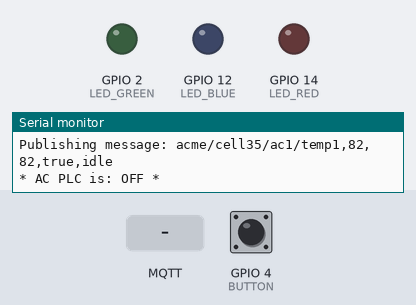
Bench run of a program on a simulated ESP32. Shown: output pins drawn as LEDs (lit = HIGH), the last lines printed to the serial monitor. The inputs (shaded band) are chosen by the test bench; at power-on: GPIO 4 (BUTTON) LOW. WiFi joins after 1.5 s; servers stay silent unless stated; the local clock reads 2024-03-15 10:24:30 at power-on unless the program sets it; random numbers use the default seed unless the program sets one; no MQTT or app messages arrive unless stated.

Above: at 2.8 s.
2.9 s: MQTT message "idle" arrives on the second subscribed topic
At 4.5 s:
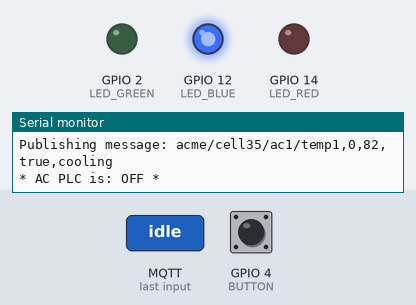
5.1 s: GPIO 4 (BUTTON) pulled HIGH for 1 s
At 6.1 s:
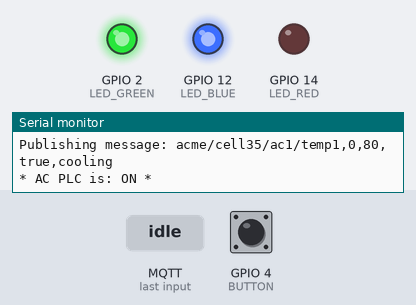
8.1 s: MQTT message "90" arrives on the second subscribed topic
At 10.5 s:
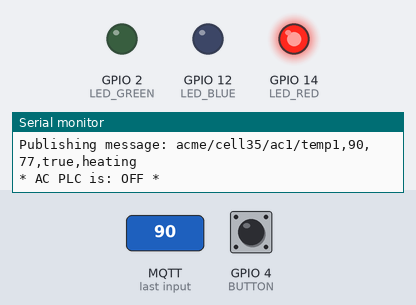
11.1 s: GPIO 4 (BUTTON) pulled HIGH for 3.2 s
At 12.1 s:
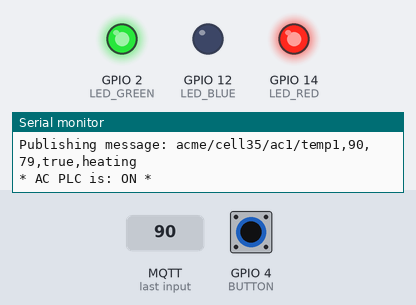
16.1 s: MQTT message "0" arrives on the second subscribed topic
At 18.1 s:
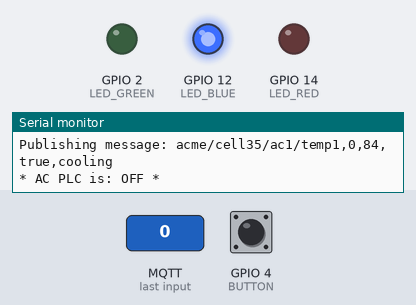
Timing chart, 0 to 19.6 s (numbered marks = the images above; inputs shaded):
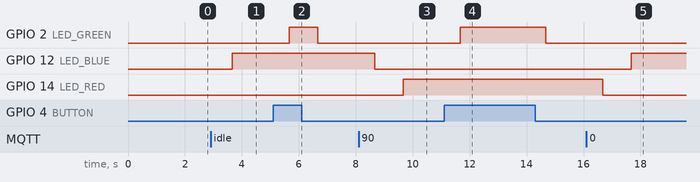

The program:

main.cpp
```cpp
#include <WiFi.h>
#include <WiFiClientSecure.h>
#include <PubSubClient.h>
#include <stdlib.h>
#include <errno.h>
#include <time.h>
#include "esp_system.h"

#define LED_GREEN 2
#define LED_RED 14
#define LED_BLUE 12
#define BUTTON 4

//-------- Red Wi-Fi ---------//
const char* WIFI_SSID = "Wokwi-GUEST";
const char* WIFI_PASSWORD = "";

//-------- Broker MQTT ---------//
const char* MQTT_SERVER = "broker.hivemq.com"; // TODO add server
const uint16_t MQTT_PORT = 8883; // TLS port
const char* MQTT_USER = ""; // TODO add username
const char* MQTT_PASS = ""; // TODO add password

WiFiClientSecure net; // TLS socket
PubSubClient client(net);
// WiFiClient espClient;
// PubSubClient client(espClient);

/*-------- TOPICS ---------
  Path structure topic:
    company/
    company/cell
    company/cell/plc
    company/cell/plc/sensorOrActuator
*/
const char *channelTopic_heartbeat = "acme/commands/heartbeat"; // SUB
const char *channelTopic_heartbeat_callback = "acme/commands/heartbeat/callback"; // PUB
const char *channelTopic_sensor1 = "acme/cell35/ac1/temp1"; // PUB
const char *channelTopic_sensor1_set = "acme/cell35/ac1/temp1/commands/set"; // SUB

int randomInt () {
  srand(time(NULL)); // Seed the random number generator
  // int min = -55; // MIN ARMY TEMP
  // int max = 125; // MAX ARMY TEMP
  // int dice_roll = (rand() % (max - min + 1)) + min; // Seed does not work on ESP32
  int min = -30;
  int max = 100;
  int dice_roll = (esp_random() % (max - min + 1)) + min;
  return dice_roll;
}

String builtSensorMessage (const char *channelTopic, int desirable, int value, boolean alive, String status) {
  // create a string message with different vars joined by commas
  String sensorMsg = channelTopic;
  sensorMsg += ","; // ",desirable=";
  sensorMsg += String(desirable);
  sensorMsg += ","; // ",value=";
  sensorMsg += String(value);
  sensorMsg += ","; // ",alive=";
  sensorMsg += alive ? "true" : "false";
  sensorMsg += ","; // ",status=";
  sensorMsg += status;
  return sensorMsg;
}

long PastTime = 0;
char msg[50];
int slideSwitchValue = 0;

int value = randomInt();
int desirable = randomInt();
boolean alive = true;
String status = "idle";
int threshold = 2;

/* ============= SETUP WIFI ============= */
void setup_wifi () {
  delay(100);
  // MAC address
  Serial.println();
  Serial.print("MAC Address Network device is: ");
  Serial.println(WiFi.macAddress());
  // Connect to WiFi
  WiFi.begin(WIFI_SSID, WIFI_PASSWORD);
  Serial.println("Connecting");
  while (WiFi.status() != WL_CONNECTED) {
    delay(500);
    Serial.print(".");
  }
  Serial.println("");
  Serial.print("WiFi accepted with IP address: ");
  Serial.println(WiFi.localIP());
}

/* ============= CALLBACK SUBSCRIPTION ============= */
void callback (char* topic, byte* payload, unsigned int length) {
  Serial.print("Message received [");;
  Serial.print(topic);
  Serial.print("] ");
  String sPayload_digits;
  String sPayload;
  for(unsigned int i = 0; i < length; i++) {
    sPayload += (char)payload[i];
    if ((char)payload[i]) {
      sPayload_digits += (char)payload[i];
    }
  }
  Serial.println("payload(string): [" + sPayload + "]: " + sPayload_digits);
  if (strcmp(topic, channelTopic_heartbeat) == 0) {
    // Heartbeat response
    Serial.println("Heartbeat response received.");

    // create a string message with different content joined by commas
    String heartbeatMsg = builtSensorMessage(channelTopic_sensor1, desirable, value, alive, status);
    client.publish(channelTopic_heartbeat_callback, heartbeatMsg.c_str());
    return;
  }
  if (strcmp(topic, channelTopic_sensor1_set) == 0) {
    // Update desirable temperature
    // convert string to int
    desirable = sPayload.toInt();
    Serial.println("Update desirable temperature.");
    return;
  }
  // int p = (char)payload[0] - '0';
  Serial.println();
}

/* ============= MQTT BROKER RE-CONNECTION ============= */
void reconnect () {
  while (!client.connected()) {
    Serial.print("Connecting to MQTT Broker");
    Serial.println("");
    // Create a random ID client
    String clientId = "ESP32Client-";
    clientId += String(random(0xffff), HEX);
    Serial.println(clientId);
    // Re-try to connecting ...
    // ... in case the "broker" has an ID client, username and password
    // ... change the next line to --> if (client.connect(clientId, MQTT_USER, MQTT_PASS))
    // if (client.connect(clientId.c_str())) {
    if (client.connect(clientId.c_str(), MQTT_USER, MQTT_PASS)) {
      Serial.println("MQTT Broker is connected");
      // Once the MQTT Broker is connected, then subscribe to the topics
      client.subscribe(channelTopic_heartbeat);
      client.subscribe(channelTopic_sensor1_set);
      String heartbeatMsg = builtSensorMessage(channelTopic_sensor1, desirable, value, alive, status);
      client.publish(channelTopic_heartbeat_callback, heartbeatMsg.c_str());
    } else {
      Serial.print("Connection error: ");
      Serial.print(client.state());
      Serial.println("... next try in 5 seconds.");
      // Wait for 5 seconds to the next connection try.
      delay(5000);
    }
  }
}
/* ============= SETUP | INIT, TO RUN ONCE ============= */
void setup () {
  Serial.begin(115200);
  value = randomInt();
  desirable = randomInt();
  alive = true;
  status = "idle";
  setup_wifi();
  // Quick test only: skip certificate validation
  // (Use setCACert(root_ca) later for production)
  net.setInsecure();
  client.setServer(MQTT_SERVER, MQTT_PORT); // TCP Port 1883, MQTT standard
  client.setCallback(callback);
  pinMode(BUTTON, INPUT);
  pinMode(LED_BLUE, OUTPUT);
  pinMode(LED_RED, OUTPUT);
  pinMode(LED_GREEN, OUTPUT);
  digitalWrite(LED_BLUE, LOW);
  digitalWrite(LED_RED, LOW);
  digitalWrite(LED_GREEN, LOW);
}

/* ============= MAIN, TO RUN REPEATEDLY ============= */
void loop () {
  if (!client.connected()) {
    reconnect();
  }
  client.loop();
  long now = millis(); // Read from system clock time in milliseconds
  // Validate (by time control) if 1 second has passed since previous report.
  if (now - PastTime > 1000) {
    PastTime = now;

    // Simulate temperature change
    if (status == "idle") {
      if (value < desirable - threshold) {
        status = "heating";
      } else if (value > desirable + threshold) {
        status = "cooling";
      }
    } else if (status == "heating") {
      value += 1;
      if (value >= desirable) {
        status = "idle";
      }
    } else if (status == "cooling") {
      value -= 1;
      if (value <= desirable) {
        status = "idle";
      }
    }
    // Update LEDs or Actuators state according to system status
    if (status == "heating") {
      digitalWrite(LED_BLUE, LOW);
      digitalWrite(LED_RED, HIGH);
    } else if (status == "cooling") {
      digitalWrite(LED_RED, LOW);
      digitalWrite(LED_BLUE, HIGH);
    } else if (status == "idle") {
      digitalWrite(LED_BLUE, LOW);
      digitalWrite(LED_RED, LOW);
    }
    // Publishing temperature sensor data
    String sensorMsg = builtSensorMessage(channelTopic_sensor1, desirable, value, alive, status);
    sensorMsg.toCharArray(msg, 50);
    Serial.print("Publishing message: ");
    Serial.println(msg);
    client.publish(channelTopic_sensor1, msg);

    int slideSwitchValue = digitalRead(BUTTON);
    digitalWrite(LED_GREEN, slideSwitchValue);
    String msg = String("* AC PLC is: ") + (slideSwitchValue ? "ON *" : "OFF *");
    Serial.println(msg);
    char message[58];
    msg.toCharArray(message, 58);
  }
}
```

Measured:
- after the input at 2.9 s, GPIO 12 (LED_BLUE): LOW → HIGH after 0.76 s
- after the input at 5.1 s, GPIO 2 (LED_GREEN): LOW → HIGH after 0.56 s, → LOW 1.0 s later
- after the input at 8.1 s, GPIO 12 (LED_BLUE): HIGH → LOW after 0.56 s; GPIO 14 (LED_RED): LOW → HIGH after 1.6 s
- after the input at 11.1 s, GPIO 2 (LED_GREEN): LOW → HIGH after 0.57 s, → LOW 3.0 s later
- after the input at 16.1 s, GPIO 12 (LED_BLUE): LOW → HIGH after 1.6 s; GPIO 14 (LED_RED): HIGH → LOW after 0.57 s
